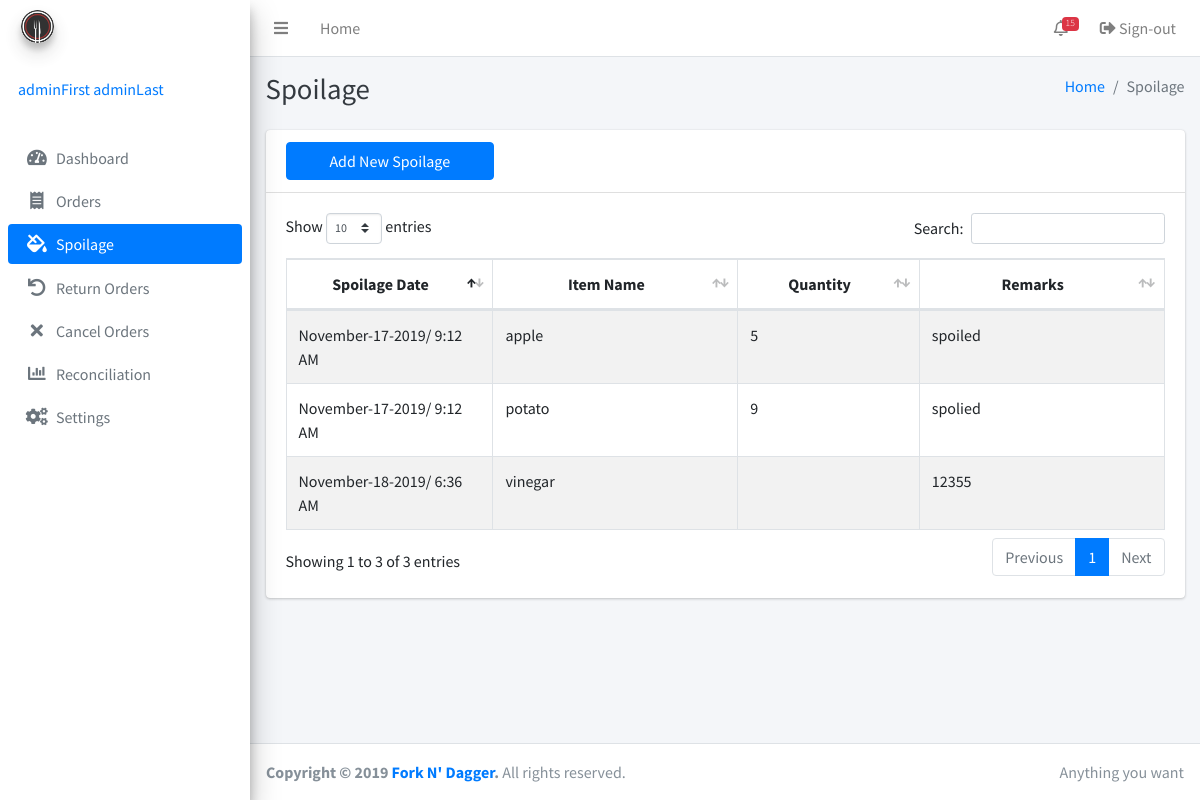
/spoilage.php (signed in), run on the app's committed database.
### tables this page shows
CREATE TABLE IF NOT EXISTS `returns` (
  `return_id` bigint(255) NOT NULL AUTO_INCREMENT,
  `inventory_id` bigint(255) DEFAULT NULL,
  `menu_id` bigint(255) DEFAULT NULL,
  `return_type` enum('spoilage','cancel','return') DEFAULT NULL,
  `return_date` timestamp(6) NULL DEFAULT NULL,
  `return_qty` bigint(255) DEFAULT NULL,
  `remarks` varchar(255) DEFAULT NULL,
  PRIMARY KEY (`return_id`)
);

CREATE TABLE IF NOT EXISTS `inventory` (
  `id` bigint(255) NOT NULL AUTO_INCREMENT,
  `itemname` varchar(255) NOT NULL,
  `description` varchar(255) NOT NULL,
  `quantity` int(255) NOT NULL,
  `categoryID` int(255) DEFAULT NULL,
  `unitID` int(255) DEFAULT NULL,
  `timestamp` timestamp(6) NOT NULL,
  `adminID` int(255) NOT NULL,
  PRIMARY KEY (`id`)
);

### inc/session.php (called while the page is built, shortened)
<?php
	include 'inc/conn.php';;
	if(isset($_SESSION['admin'])){
		$query = $conn -> prepare("SELECT * FROM admins WHERE id = ? ");
		$query -> bind_param("s", $variable);
		$query -> execute();
		$result = $query->get_result();
		$user = mysqli_fetch_assoc($result);
		$role = $user['role'];
	}
	else{
		header('location: home.php');
		exit();
	}
?>

### spoilage.php (the view, shortened to what this page needs)
<?php include 'inc/session.php'; ?>
<?php include 'inc/header.php'; ?>
<body class="hold-transition sidebar-mini">
<div class="wrapper">
<?php
$current = "spoilage";
include 'inc/navbar.php'; ?>
  <div class="content-wrapper">
    <div class="content-header">
      <div class="container-fluid">
        <div class="row mb-2">
          <div class="col-sm-6">
            <h1 class="m-0 text-dark">Spoilage</h1>
          </div>
          <div class="col-sm-6">
            <ol class="breadcrumb float-sm-right">
              <li class="breadcrumb-item"><a href="#">Home</a></li>
              <li class="breadcrumb-item active">Spoilage</li>
            </ol>
          </div>
        </div>
      </div>
    </div>
    <div class="content">
      <div class="container-fluid">
        <div class="row">
          <div class="col-12">
            <div class="card">
              <div class="card-header">
                <div class="row">
                  <div class="col-3">
                  <button type="button" class="btn btn-block btn-primary" data-toggle="modal" data-target="#spoilage">Add New Spoilage</button>
                  </div>
                </div>
              </div>
              <div class="card-body">
                <table class="table table-bordered table-striped display">
                  <thead>
                  <tr align="center">
                    <th width="120">Spoilage Date</th>
                    <th width="150">Item Name</th>
                    <th width="100">Quantity</th>
                    <th width="150">Remarks</th>
                  </tr>
                  </thead>
                  <tbody>
                  <?php
                  $getAllSpoilage = mysqli_query($conn, "SELECT * FROM forkndagger.returns
                  JOIN inventory ON inventory_id = inventory.id");
                  while($row = mysqli_fetch_assoc($getAllSpoilage)) {
                  ?>
                    <tr>
                      <td><?php echo date('F-j-Y/ g:i A',strtotime($row['return_date']));  ?></td>
                      <td><?php echo $row['itemname'] ?></td>
                      <td><?php echo $row['return_qty'] ?></td>
                      <td><?php echo $row['remarks'] ?></td>
                    </tr>
                  <?php
                  }
                  ?>
                  </tbody>
                </table>
              </div>
            </div>
          </div>
        </div>
      </div>
    </div>
  </div>
  <?php include 'inc/footer.php'; ?>
</div>
</body>
</html>

### inc/navbar.php (shortened to what this page needs)
  <nav class="main-header navbar navbar-expand navbar-white navbar-light">
    <ul class="navbar-nav">
      <li class="nav-item">
        <a class="nav-link" data-widget="pushmenu" href="#"><i class="fas fa-bars"></i></a>
      </li>
      <li class="nav-item d-none d-sm-inline-block">
        <a href="index3.html" class="nav-link">Home</a>
      </li>
    </ul>
    <ul class="navbar-nav ml-auto">
      <li class="nav-item dropdown">
        <a class="nav-link" data-toggle="dropdown" href="#">
          <i class="far fa-bell"></i>
          <span class="badge badge-danger navbar-badge">15</span>
        </a>
      </li>
      <li class="nav-item">
        <a class="nav-link" href="logout.php"><i class="nav-icon fas fa-sign-out-alt"></i> Sign-out</a>
      </li>
    </ul>
  </nav>
  <aside class="main-sidebar sidebar-gray elevation-4">
    <a href="index3.html" class="brand-link">
      <img src="image/logo.png" alt="Fork N' Dagger Logo" class="brand-image img-circle elevation-3"
           style="opacity: .8">
      <span class="brand-text font-weight-light">Fork N' Dagger</span>
    </a>
    <div class="sidebar">
      <div class="user-panel mt-3 pb-3 mb-3 d-flex">
        <div class="info">
          <a href="#" class="d-block"><?php echo $user['firstname']. ' '.$user['lastname']; ?></a>
        </div>
      </div>
<?php
switch ($role): ?>
<?php default: ?>
      <nav class="mt-2">
        <ul class="nav nav-pills nav-sidebar flex-column" data-widget="treeview" role="menu" data-accordion="false">
          <li class="nav-item">
            <a href="index.php" class="nav-link <?php if($current == 'Dashboard') {echo 'active';} ?>">
              <i class="nav-icon fas fa-tachometer-alt"></i>
              <p>
                Dashboard
              </p>
            </a>
          </li>
          <li class="nav-item">
            <a href="order.php" class="nav-link <?php if($current == 'order') {echo 'active';} ?>">
              <i class="nav-icon fas fa-receipt"></i>
              <p>
                Orders
              </p>
            </a>
          </li>
          <li class="nav-item">
            <a href="spoilage.php" class="nav-link <?php if($current == 'spoilage') {echo 'active';} ?>">
              <i class="nav-icon fas fa-fill-drip"></i>
              <p>
                Spoilage
              </p>
            </a>
          </li>
          <li class="nav-item">
            <a href="returnorders.php" class="nav-link <?php if($current == 'return') {echo 'active';} ?>">
              <i class="nav-icon fas fa-undo"></i>
              <p>
                Return Orders
              </p>
            </a>
          </li>
          <li class="nav-item">
            <a href="cancelorders.php" class="nav-link <?php if($current == 'cancel') {echo 'active';} ?>">
              <i class="nav-icon fas fa-times"></i>
              <p>
                Cancel Orders
              </p>
            </a>
          </li>
          <li class="nav-item">
            <a href="reconciliation.php" class="nav-link <?php if($current == 'reconciliation') {echo 'active';} ?>">
              <i class="nav-icon fas fa-chart-bar"></i>
              <p>
                Reconciliation
              </p>
            </a>
          </li>
          <li class="nav-item">
            <a href="settings.php" class="nav-link <?php if($current == 'settings') {echo 'active';} ?>">
              <i class="nav-icon fas fa-cogs"></i>
              <p>
                Settings
              </p>
            </a>
          </li>
        </ul>
      </nav>
<?php endswitch; ?>
    </div>
  </aside>

### inc/header.php (style rules this page uses)
p, h1, h2, h3, h4, h5, h6, label, td, dt, dd { user-select: none; -webkit-user-select: none; -khtml-user-select: none; -moz-user-select: none; -ms-user-select: none; }

### data on the page
returns: return_date "November-17-2019/ 9:12 AM", inventory.itemname "apple", return_qty "5", remarks "spoiled"
returns: return_date "November-17-2019/ 9:12 AM", inventory.itemname "potato", return_qty "9", remarks "spolied"
returns: return_date "November-18-2019/ 6:36 AM", inventory.itemname "vinegar", remarks "12355"

### other printed values
$user['firstname'] "adminFirst"
$user['lastname'] "adminLast"
